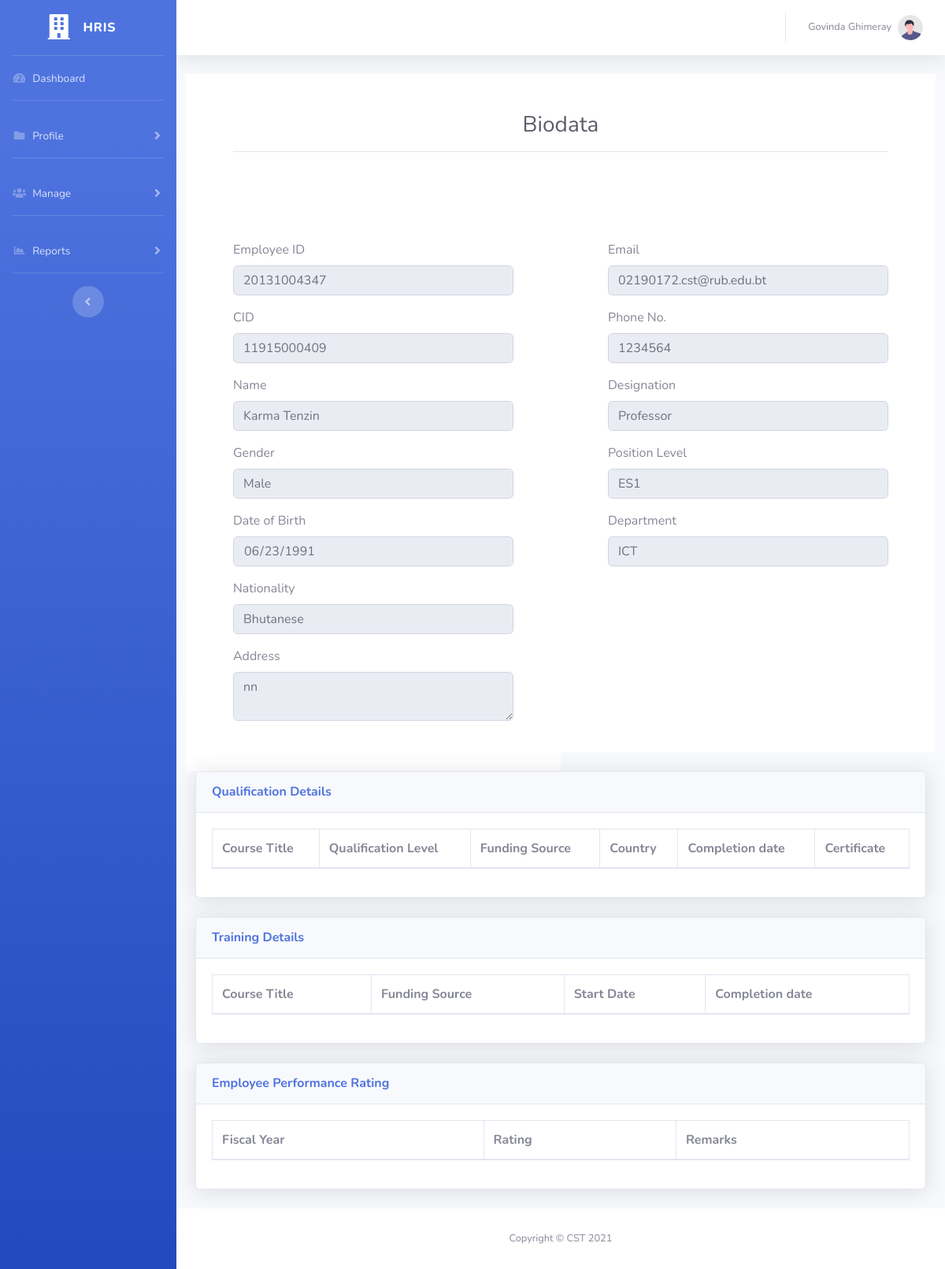
/view_cv.php?id=20131004347 (signed in), run on an earlier commit of the app's database.
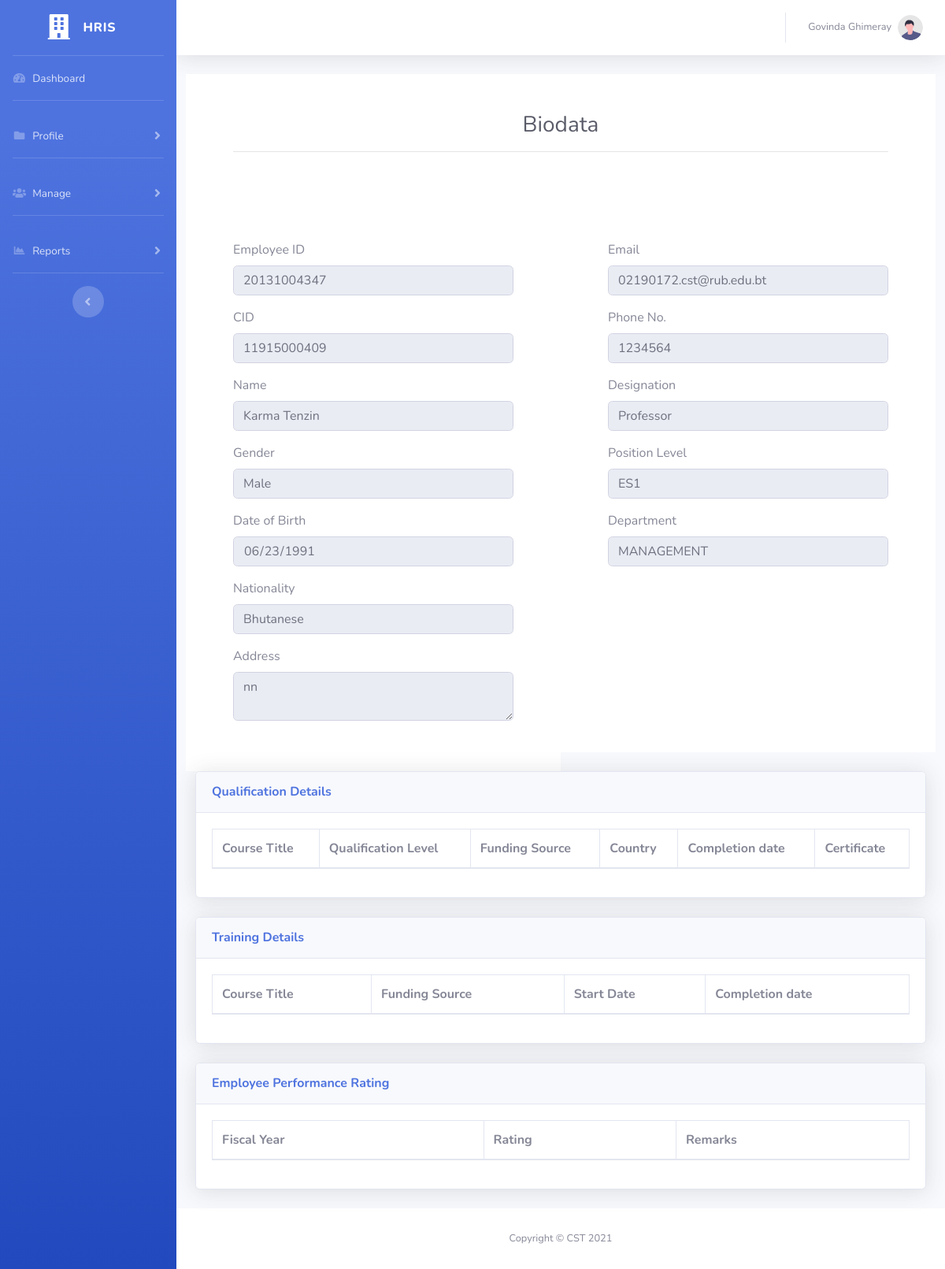
And on a later commit of the database.
### tables this page shows
CREATE TABLE `department` (
  `dept_id` int(11) NOT NULL,
  `dept_name` varchar(100) NOT NULL
);

### view_cv.php (the view, shortened to what the changed rows need)
<?php
include('./include/header.php');
$employee_id = $_GET['id'];
$qry=mysqli_query($con,"SELECT `employee_id`, `cid`, `name`, `gender`, `dob`, `email`, `mobile`, `designation`, `department`, `nationality`, `address`, `service_status`, `position_level` FROM `employee` WHERE employee_id='".$employee_id."'");
list($employee_id, $cid, $name, $gender, $dob, $email, $mobile, $designation, $department, $nationality, $address, $service_status, $position_level)=mysqli_fetch_row($qry);
?>
                <div class="container-fluid">
                    <div class="row justify-content-center">
                        <div class="col-xl-12 col-md-12  bg-white">
                            <div class="p-5">
                                <div class="text-center">
                                    <h1 class="h3 mb-0 text-gray-800">Biodata</h1>
                                </div>
                            </div>
                        </div>
                        <div class="col-xl-6 col-md-6 mb-4  bg-white">
                            <div class="p-5">
                                    <div class="form-group">
                                    <?php
                                            list($dept)=mysqli_fetch_row(mysqli_query($con,"SELECT dept_name FROM department WHERE  dept_id= $department"))
                                            ?>
                                        <label for="department" class="form-label">Department</label>
                                        <input type="Text" name="department" id="department" class="form-control" value="<?=$dept; ?>" readonly>
                                    </div>
                            </div>
                        </div>
                    </div>
                </div>
                <div class="container-fluid">
                    <div class="card shadow mb-4">
                        <div class="card-body">
                            <div class="table-responsive">
                                <table class="table table-bordered" id="" width="100%" cellspacing="0">
                                    <thead>
                                        <tr>
                                            <th>Course Title</th>
                                            <th>Qualification Level</th>
                                            <th>Funding Source</th>
                                            <th>Country</th>
                                            <th>Completion date</th>
                                            <th>Certificate</th>
                                        </tr>
                                    </thead>
                                </table>
                            </div>
                        </div>
                    </div>
                </div>
                <div class="container-fluid">
                    <div class="card shadow mb-4">
                        <div class="card-body">
                            <div class="table-responsive">
                                <table class="table table-bordered" id="" width="100%" cellspacing="0">
                                    <thead>
                                        <tr>
                                            <th>Course Title</th>
                                            <th>Funding Source</th>
                                            <th>Start Date</th>
                                            <th>Completion date</th>
                                        </tr>
                                    </thead>
                                </table>
                            </div>
                        </div>
                    </div>
                </div>
                <div class="container-fluid">
                    <div class="card shadow mb-4">
                        <div class="card-body">
                            <div class="table-responsive">
                                <table class="table table-bordered" id="" width="100%" cellspacing="0">
                                    <thead>
                                        <tr>
                                            <th>Fiscal Year</th>
                                            <th>Rating</th>
                                            <th>Remarks</th>
                                        </tr>
                                    </thead>
                                </table>
                            </div>
                        </div>
                    </div>
                </div>
<?php
include('./include/footer.php');
?>

What changed in the data, as far as the page shows it:
changed department: department "ICT" → "MANAGEMENT"
